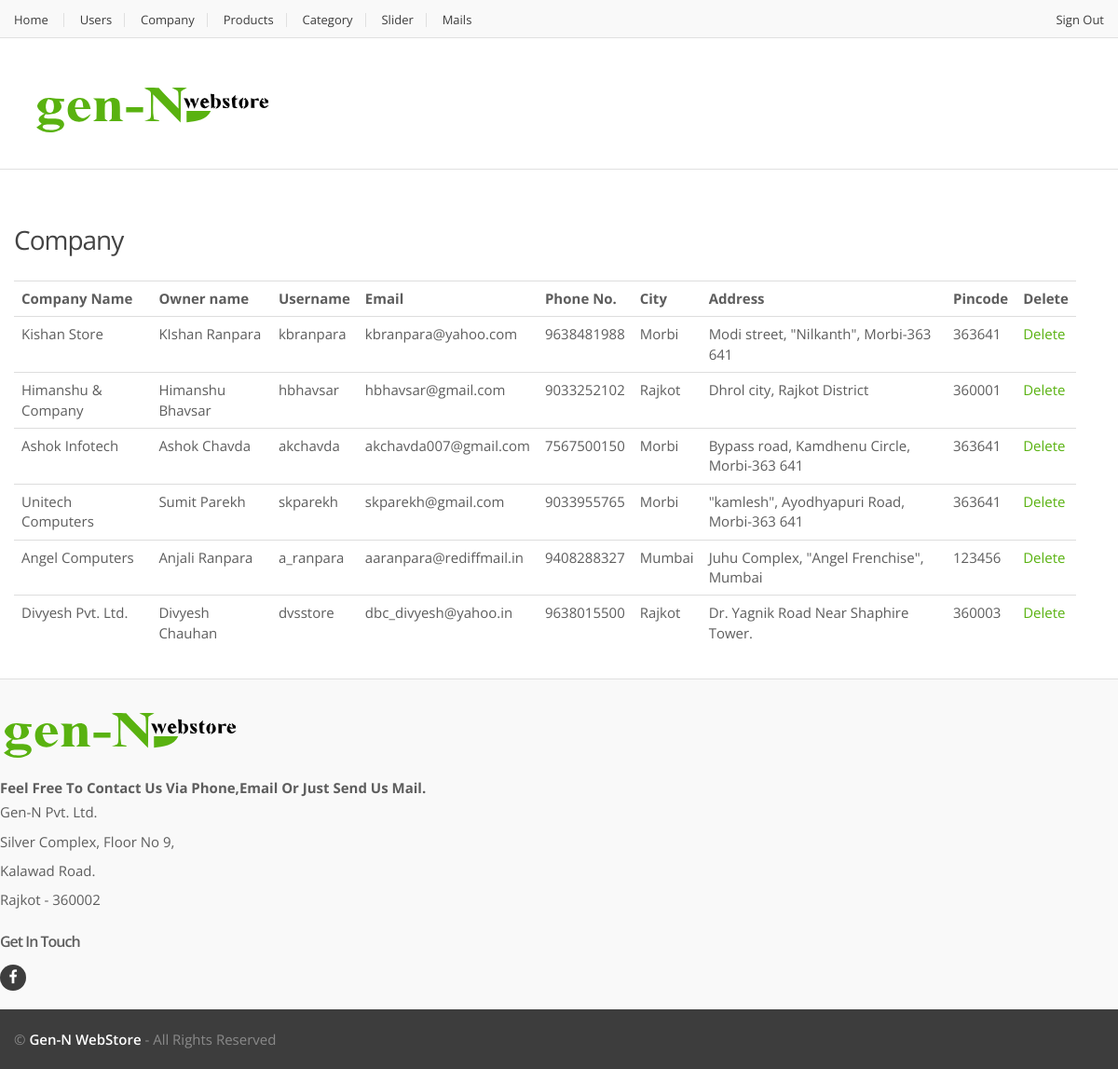
/admin/company.php (signed in), run on the app's committed database.
### tables this page shows
CREATE TABLE IF NOT EXISTS `company` (
  `c_id` int(9) NOT NULL,
  `org_name` varchar(45) NOT NULL DEFAULT '',
  `owner_name` varchar(45) NOT NULL DEFAULT '',
  `c_username` varchar(45) NOT NULL DEFAULT '',
  `c_password` varchar(30) NOT NULL DEFAULT '',
  `c_email` varchar(50) NOT NULL DEFAULT '',
  `c_mno` bigint(12) DEFAULT '0',
  `c_city` varchar(30) NOT NULL DEFAULT '',
  `c_address` varchar(200) NOT NULL DEFAULT '',
  `c_pcode` int(6) NOT NULL DEFAULT '0',
  `c_icon` varchar(30) NOT NULL DEFAULT ''
);

### admin/company.php (the view, shortened to what this page needs)
<!DOCTYPE html>
<html lang="en">
	<head>
	    <link rel="stylesheet" href="../assets/css/bootstrap.min.css">
	    <link rel="stylesheet" href="../assets/css/main.css">
	    <link rel="stylesheet" href="../assets/css/green.css">
	    <link rel="stylesheet" href="../assets/css/owl.carousel.css">
		<link rel="stylesheet" href="../assets/css/owl.transitions.css">
		<link rel="stylesheet" href="../assets/css/animate.min.css">
		<link rel="stylesheet" href="../assets/css/config.css">
		<link href="../assets/css/green.css" rel="alternate stylesheet" title="Green color">
		<link href="../assets/css/blue.css" rel="alternate stylesheet" title="Blue color">
		<link href="../assets/css/red.css" rel="alternate stylesheet" title="Red color">
		<link href="../assets/css/orange.css" rel="alternate stylesheet" title="Orange color">
		<link href="../assets/css/navy.css" rel="alternate stylesheet" title="Navy color">
		<link href="../assets/css/dark-green.css" rel="alternate stylesheet" title="Darkgreen color">
		<link rel="stylesheet" href="../assets/css/font-awesome.min.css">
	</head>
<body>
<?php
		include_once("adminh.php");
?>
<div class="wrapper">
<div id="top-banner-and-menu">
	<div class="container">
	<section class="section sign-in inner-right-xs">
		<h2 class="bordered">Company</h2>
		<div class="tab-pane" id="additional-info">
					<?php
						echo "<table border=0 class=table><tr><th>Company Name</th><th>Owner name</th><th>Username</th><th>Email</th><th>Phone No.</th><th>City</th><th>Address</th><th>Pincode</th><th>Delete</th></tr>";
						$rs=mysql_query("select * from company");
						while($v=mysql_fetch_array($rs))
						{
							echo "<tr><td>".$v['org_name']."</td><td>".$v['owner_name']."</td><td>".$v['c_username']."</td><td>".$v['c_email']."</td><td>".$v['c_mno']."</td><td>".$v['c_city']."</td><td>".$v['c_address']."</td><td>".$v['c_pcode']."</td><td><a href=company.php?delid=".$v['c_id'].">Delete</a></td></tr>";
						}
							echo"</table>";
					?>
			</div>
			</div>
</div>
</div>
	<?php include_once('../include/footer.php'); ?>
</body>
</html>

### assets/css/green.css (style rules this page uses)
a, a:hover, a:focus, a:active { color: #59b210; }
h2 { color: #59b210; }

### assets/css/blue.css (style rules this page uses)
a, a:hover, a:focus, a:active { color: #3498db; }
h2 { color: #3498db; }

### assets/css/red.css (style rules this page uses)
a, a:hover, a:focus, a:active { color: #e74c3c; }
h2 { color: #e74c3c; }

### assets/css/orange.css (style rules this page uses)
a, a:hover, a:focus, a:active { color: #f27a24; }
h2 { color: #f27a24; }

### assets/css/navy.css (style rules this page uses)
a, a:hover, a:focus, a:active { color: #34495e; }
h2 { color: #34495e; }

### assets/css/dark-green.css (style rules this page uses)
a, a:hover, a:focus, a:active { color: #21b68e; }
h2 { color: #21b68e; }

### data on the page
company: org_name "Kishan Store", owner_name "KIshan Ranpara", c_username "kbranpara", c_email "kbranpara@yahoo.com", c_mno "9638481988", c_city "Morbi", c_address "Modi street, \"Nilkanth\", Morbi-363 641", c_pcode "363641"
company: org_name "Himanshu & Company", owner_name "Himanshu Bhavsar", c_username "hbhavsar", c_email "hbhavsar@gmail.com", c_mno "9033252102", c_city "Rajkot", c_address "Dhrol city, Rajkot District", c_pcode "360001"
company: org_name "Ashok Infotech", owner_name "Ashok Chavda", c_username "akchavda", c_email "akchavda007@gmail.com", c_mno "7567500150", c_city "Morbi", c_address "Bypass road, Kamdhenu Circle, Morbi-363 641", c_pcode "363641"
company: org_name "Unitech Computers", owner_name "Sumit Parekh", c_username "skparekh", c_email "skparekh@gmail.com", c_mno "9033955765", c_city "Morbi", c_address "\"kamlesh\", Ayodhyapuri Road, Morbi-363 641", c_pcode "363641"
company: org_name "Angel Computers", owner_name "Anjali Ranpara", c_username "a_ranpara", c_email "aaranpara@rediffmail.in", c_mno "9408288327", c_city "Mumbai", c_address "Juhu Complex, \"Angel Frenchise\", Mumbai", c_pcode "123456"
company: org_name "Divyesh Pvt. Ltd.", owner_name "Divyesh Chauhan", c_username "dvsstore", c_email "dbc_divyesh@yahoo.in", c_mno "9638015500", c_city "Rajkot", c_address "Dr. Yagnik Road Near Shaphire Tower.", c_pcode "360003"
